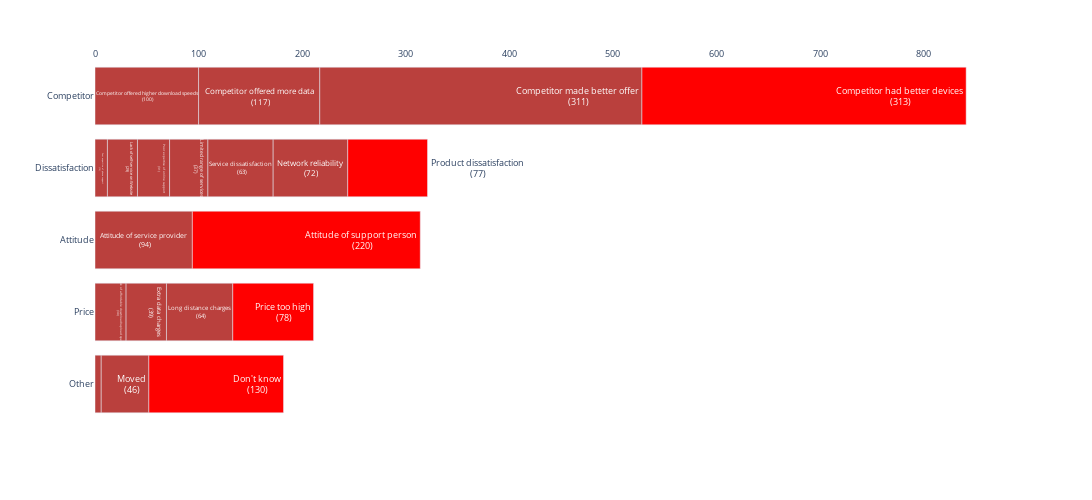

The cell this chart's notebook holds for it:
### Code cell
import plotly.express as px

long_df = px.data.medals_long()

fig = px.bar(
    cust_churn_category, 
    x = "total_cust_churn_per_reason", 
    y = "churn_category", 
    color = "index_largest", 
    color_discrete_map = {
        'largest' : '#ff0000',
        '' : '#ba403d'
    },
    orientation = 'h',
    text = "text"
)

fig.update_layout(
    autosize = False,
    width = 1700,
    height = 500,
    showlegend = False,
    xaxis = dict(
        title = "",
        zeroline=False,
        showgrid = False,
        side = 'top'
    ),
    yaxis = dict(
        title = '',
        visible = True, 
        showticklabels = True,
        showgrid = False
    ),
    font = dict(
        size=9
    ),
    plot_bgcolor = 'rgba(0, 0, 0, 0)',
    paper_bgcolor = 'rgba(0, 0, 0, 0)'
)

hovertemplate = '<b>%{y}</b><br>'\
                '%{text}<br>'
                
fig.update_traces(
    hovertemplate = hovertemplate, 
    customdata = cust_churn_category["churn_reason"]
)


fig.show()

### Figure 1 — Plotly figure (JSON) as saved in the notebook; plotly's stock layout.template omitted (floating-point values rounded to 4 significant figures)
{"data": [{"alignmentgroup": "True", "customdata": ["Deceased", "Moved", "Don't know", "Lack of affordable download/upload speed", "Extra data charges", "Long distance charges", "Price too high", "Attitude of service provider", "Attitude of support person", "Poor expertise of phone support", "Lack of self-service on Website", "Poor expertise of online support", "Limited range of services", "Service dissatisfaction", "Network reliability", "Product dissatisfaction", "Competitor offered higher download speeds", "Competitor offered more data", "Competitor made better offer", "Competitor had better devices"], "hovertemplate": "<b>%{y}</b><br>%{text}<br>", "legendgroup": "", "marker": {"color": "#ba403d", "pattern": {"shape": ""}}, "name": "", "offsetgroup": "", "orientation": "h", "showlegend": false, "text": ["Deceased<br> (6)", "Moved<br> (46)", "Lack of affordable download/upload speed<br> (30)", "Extra data charges<br> (39)", "Long distance charges<br> (64)", "Attitude of service provider<br> (94)", "Poor expertise of phone support<br> (12)", "Lack of self-service on Website<br> (29)", "Poor expertise of online support<br> (31)", "Limited range of services<br> (37)", "Service dissatisfaction<br> (63)", "Network reliability<br> (72)", "Competitor offered higher download speeds<br> (100)", "Competitor offered more data<br> (117)", "Competitor made better offer<br> (311)"], "textposition": "auto", "type": "bar", "x": [6, 46, 30, 39, 64, 94, 12, 29, 31, 37, 63, 72, 100, 117, 311], "xaxis": "x", "y": ["Other", "Other", "Price", "Price", "Price", "Attitude", "Dissatisfaction", "Dissatisfaction", "Dissatisfaction", "Dissatisfaction", "Dissatisfaction", "Dissatisfaction", "Competitor", "Competitor", "Competitor"], "yaxis": "y"}, {"alignmentgroup": "True", "customdata": ["Deceased", "Moved", "Don't know", "Lack of affordable download/upload speed", "Extra data charges", "Long distance charges", "Price too high", "Attitude of service provider", "Attitude of support person", "Poor expertise of phone support", "Lack of self-service on Website", "Poor expertise of online support", "Limited range of services", "Service dissatisfaction", "Network reliability", "Product dissatisfaction", "Competitor offered higher download speeds", "Competitor offered more data", "Competitor made better offer", "Competitor had better devices"], "hovertemplate": "<b>%{y}</b><br>%{text}<br>", "legendgroup": "largest", "marker": {"color": "#ff0000", "pattern": {"shape": ""}}, "name": "largest", "offsetgroup": "largest", "orientation": "h", "showlegend": true, "text": ["Don't know<br> (130)", "Price too high<br> (78)", "Attitude of support person<br> (220)", "Product dissatisfaction<br> (77)", "Competitor had better devices<br> (313)"], "textposition": "auto", "type": "bar", "x": [130, 78, 220, 77, 313], "xaxis": "x", "y": ["Other", "Price", "Attitude", "Dissatisfaction", "Competitor"], "yaxis": "y"}], "layout": {"autosize": false, "barmode": "relative", "font": {"size": 9}, "height": 500, "legend": {"title": {"text": "index_largest"}, "tracegroupgap": 0}, "margin": {"t": 60}, "paper_bgcolor": "rgba(0, 0, 0, 0)", "plot_bgcolor": "rgba(0, 0, 0, 0)", "showlegend": false, "width": 1700, "xaxis": {"anchor": "y", "domain": [0, 1], "showgrid": false, "side": "top", "title": {"text": ""}, "zeroline": false}, "yaxis": {"anchor": "x", "domain": [0, 1], "showgrid": false, "showticklabels": true, "title": {"text": ""}, "visible": true}}}
